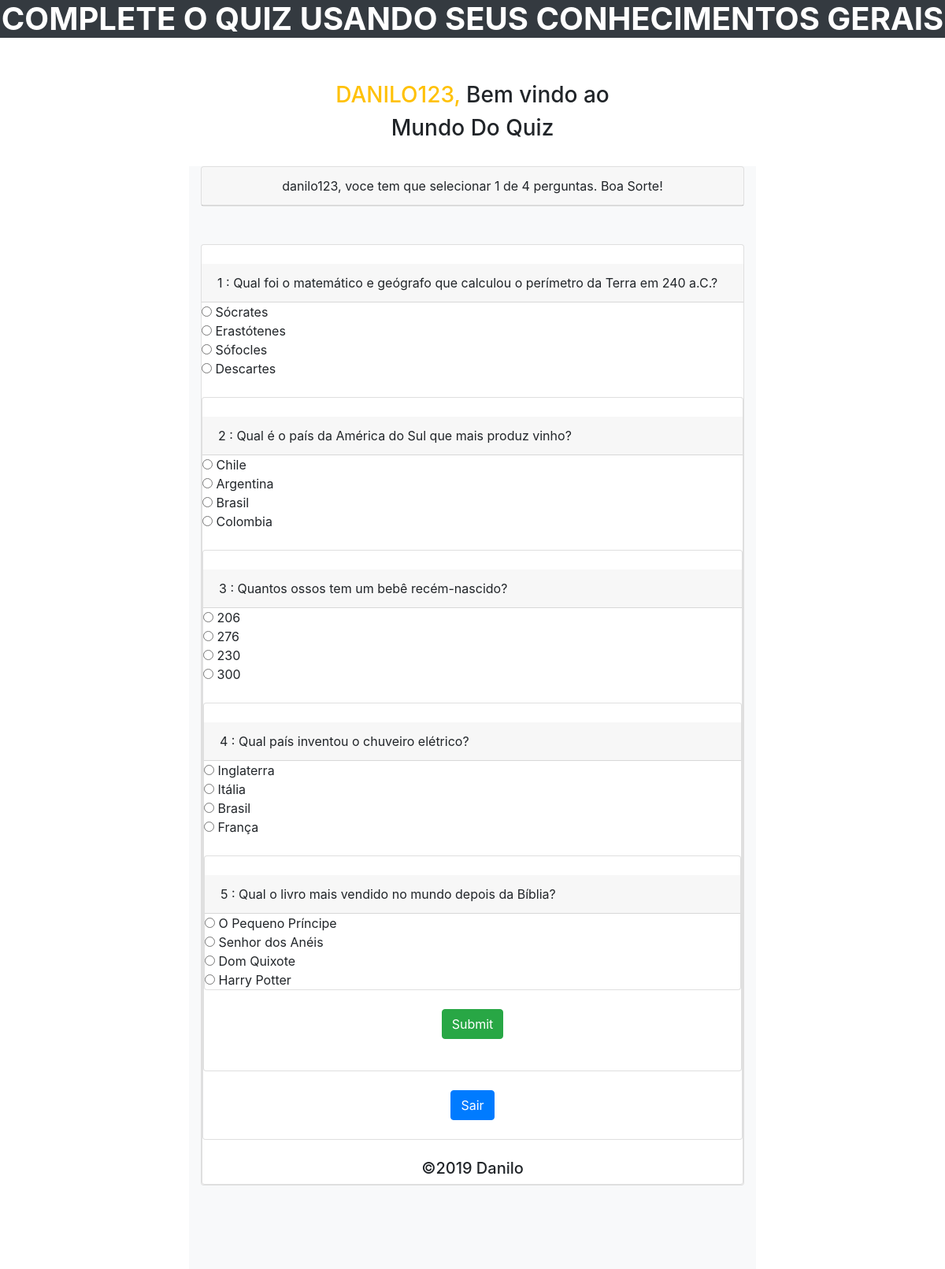
Page /home.php (signed in) on the committed database.
### tables this page shows
CREATE TABLE `questions` (
  `q_id` int(11) NOT NULL,
  `question` varchar(100) NOT NULL,
  `ans` varchar(100) DEFAULT NULL
);

CREATE TABLE `answers` (
  `a_id` int(11) NOT NULL,
  `ans` varchar(100) NOT NULL,
  `q_id` int(11) NOT NULL
);

### home.php (the view, shortened to what this page needs)
<?php
   include "connect.php";
   ?>
<!DOCTYPE html>
<html>
   <head>
      <link rel="stylesheet" href="https://maxcdn.bootstrapcdn.com/bootstrap/4.0.0/css/bootstrap.min.css">
      <link rel="stylesheet" type="text/css" href="style.css">
      <link rel="stylesheet" type="text/css" href="https://maxcdn.bootstrapcdn.com/font-awesome/4.7.0/css/font-awesome.min.css">
      <link rel="stylesheet" type="text/css" href="
         https://cdnjs.cloudflare.com/ajax/libs/font-awesome/4.7.0/css/font-awesome.css">
   </head>
   <body>
      <div>
         <h1 class="text-center text-white font-weight-bold text-uppercase bg-dark" >  Complete o Quiz usando seus conhecimentos gerais </h1><br>
      <div class="container "><br>
         <div class="container">
            <div class=" col-lg-12 text-center">
               <h3> <a href="home.php" class="text-uppercase text-warning"> <?php echo $_SESSION['username']; ?>,</a> Bem vindo ao</h3> <h3 class=" animateuse"> Mundo Do Quiz</h3>
            </div>
            <br>
            <div class="col-lg-8 d-block m-auto bg-light quizsetting ">
               <div class="card">
                  <p class="card-header text-center" > <?php echo $_SESSION['username']; ?>, voce tem que selecionar 1 de 4 perguntas. Boa Sorte!</p>
               </div>
               <br>
               <form action="checked.php" method="post">
                  <?php
                     for($i=1;$i<6;$i++){
                     $l = 1;
                     $ansid = $i;
                     $sql1 = "SELECT * FROM `questions` WHERE `q_id` = $i ";
                     	$result1 = mysqli_query($con, $sql1);
                     		if (mysqli_num_rows($result1) > 0) {
                     						while($row1 = mysqli_fetch_assoc($result1)) {
                     	?>
                  <br>
                  <div class="card">
                     <br>
                     <p class="card-header">  <?php echo $i ." : ". $row1['question']; ?> </p>
                     <?php
                        $sql = "SELECT * FROM `answers` WHERE `q_id` = $i /*limit $ page1, 1*/";
                        	$result = mysqli_query($con, $sql);
                        		if (mysqli_num_rows($result) > 0) {
                        						while($row = mysqli_fetch_assoc($result)) {
                        	?>
                     <div class="card-block">
                        <input type="radio" name="quizcheck[<?php echo $ansid; ?>]" id="<?php echo $ansid; ?>" value="<?php echo $row['a_id']; ?>" > <?php echo $row['ans']; ?>
                        <br>
                     </div>
                     <?php
                        } }
                        $ansid = $ansid + $l;
                        } }}
                     ?>
                  </div>
                  <br>
                  <input type="submit" name="submit" Value="Submit" class="btn btn-success m-auto d-block" /> <br>
               </form>
            </div>
            <br>
            <a href="logout.php" class="btn btn-primary d-block m-auto text-white" > Sair </a> <br>
         </div>
         <br>
         <footer>
            <h5 class="text-center"> &copy2019 Danilo </h5>
         </footer>
      </div>
   </body>
</html>

### style.css (style rules this page uses)
.quizsetting { height: 1400px; }

### home.php (style rules this page uses)
.animateuse { animation: leelaanimate 0.5s infinite; }

### rows in the picture
questions: question "Qual foi o matemático e geógrafo que calculou o perímetro da Terra em 240 a.C.?"
answers: ans "Sócrates"
answers: ans "Erastótenes"
answers: ans "Sófocles"
answers: ans "Descartes"
questions: question "Qual é o país da América do Sul que mais produz vinho?"
answers: ans "Chile"
answers: ans "Argentina"
answers: ans "Brasil"
answers: ans "Colombia"
questions: question "Quantos ossos tem um bebê recém-nascido?"
answers: ans "206"
answers: ans "276"
answers: ans "230"
answers: ans "300"
questions: question "Qual país inventou o chuveiro elétrico?"
answers: ans "Inglaterra"
answers: ans "Itália"
answers: ans "Brasil"
answers: ans "França"
questions: question "Qual o livro mais vendido no mundo depois da Bíblia?"
answers: ans "O Pequeno Príncipe"
answers: ans "Senhor dos Anéis"
answers: ans "Dom Quixote"
answers: ans "Harry Potter"

### other values in the picture
$_SESSION['username'] "DANILO123"
$_SESSION['username'] "danilo123"
